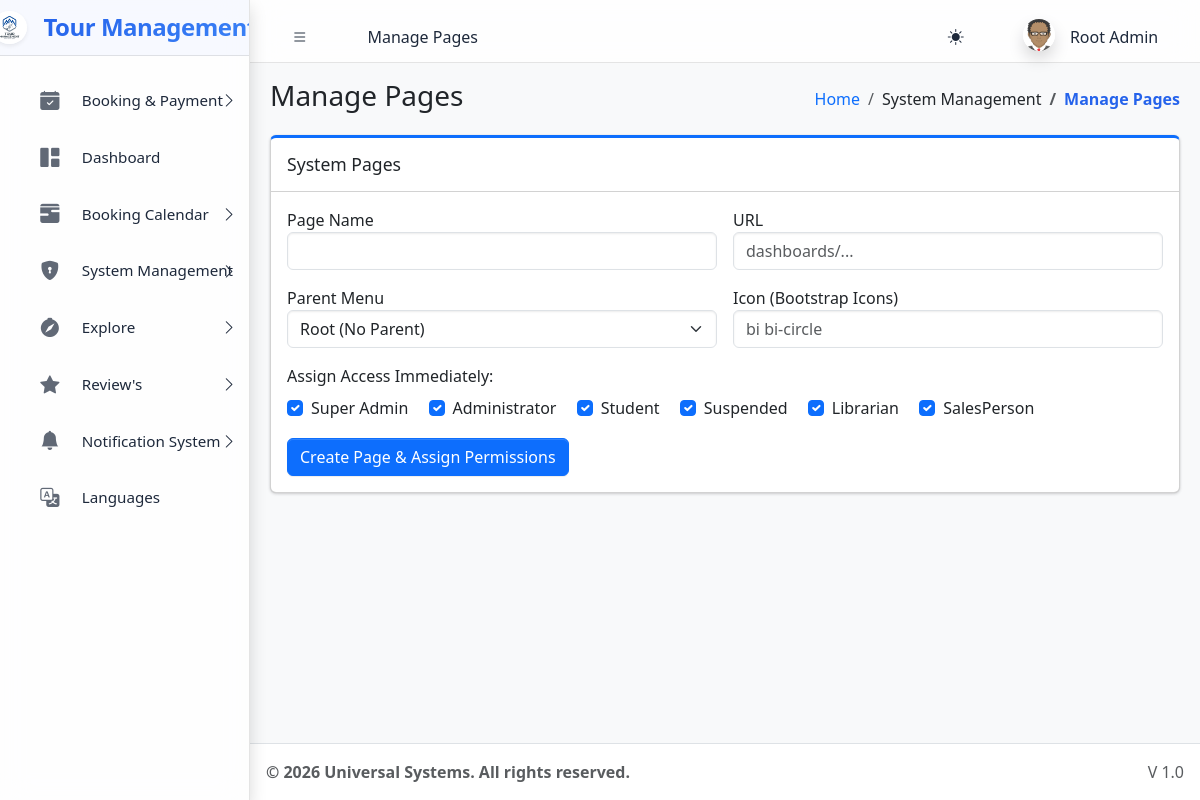
The app's page /dashboards/super_admin/manage_pages.php (signed in) with its own data.
### tables this page shows
CREATE TABLE `sys_pages` (
  `id` int(11) NOT NULL,
  `parent_id` int(11) DEFAULT 0,
  `page_name` varchar(100) NOT NULL,
  `page_url` varchar(255) DEFAULT '#',
  `icon_class` varchar(50) DEFAULT 'bi bi-circle',
  `sort_order` int(11) DEFAULT 0
);

CREATE TABLE `sys_roles` (
  `id` int(11) NOT NULL,
  `role_name` varchar(50) NOT NULL,
  `role_key` varchar(50) NOT NULL,
  `is_system_role` tinyint(1) DEFAULT 0 COMMENT '1=Cannot Delete'
);

### dashboards/super_admin/manage_pages.php (the view, shortened to what this page needs)
<?php
require_once '../../includes/header.php';
?>
<div class="card card-primary card-outline">
    <div class="card-header"><h3 class="card-title">System Pages</h3></div>
    <div class="card-body">
        <form method="POST" class="row g-3">
            <div class="col-md-6">
                <label>Page Name</label>
                <input type="text" name="page_name" class="form-control" required>
            </div>
            <div class="col-md-6">
                <label>URL</label>
                <input type="text" name="page_url" class="form-control" placeholder="dashboards/..." required>
            </div>
            <div class="col-md-6">
                <label>Parent Menu</label>
                <select name="parent_id" class="form-select">
                    <option value="0">Root (No Parent)</option>
                </select>
            </div>
            <div class="col-md-6">
                <label>Icon (Bootstrap Icons)</label>
                <input type="text" name="icon_class" class="form-control" placeholder="bi bi-circle">
            </div>
            <div class="col-12">
                <label class="form-label d-block">Assign Access Immediately:</label>
                <?php
                $roles = $pdo->query("SELECT * FROM sys_roles")->fetchAll();
                foreach($roles as $r):
                ?>
                <div class="form-check form-check-inline">
                    <input class="form-check-input" type="checkbox" name="roles[]" value="<?= $r['role_key'] ?>" checked>
                    <label class="form-check-label"><?= $r['role_name'] ?></label>
                </div>
                <?php endforeach; ?>
            </div>
            <div class="col-12">
                <button type="submit" class="btn btn-primary">Create Page & Assign Permissions</button>
            </div>
        </form>
    </div>
</div>
<?php require_once '../../includes/footer.php'; ?>

### includes/header.php (shortened to what this page needs)
<?php
require_once __DIR__ . '/../core/session.php';
$base_path = parse_url(BASE_URL, PHP_URL_PATH);
$current_url = substr($_SERVER['SCRIPT_NAME'], strlen($base_path));
$pageStmt = $pdo->prepare("SELECT * FROM sys_pages WHERE page_url LIKE ? LIMIT 1");
$pageStmt->execute(["%$current_url%"]);
$currentPageData = $pageStmt->fetch();
$pageTitle = $currentPageData['page_name'] ?? 'Dashboard';
$pageId = $currentPageData['id'] ?? 0;
$breadcrumbs = [];
if ($currentPageData) {
    $crumbId = $currentPageData['id'];
    while($crumbId != 0) {
        $crumbStmt = $pdo->prepare("SELECT id, parent_id, page_name, page_url FROM sys_pages WHERE id = ?");
        $crumbStmt->execute([$crumbId]);
        $crumb = $crumbStmt->fetch();
        array_unshift($breadcrumbs, $crumb);
        $crumbId = $crumb['parent_id'];
    }
}
?>
<!DOCTYPE html>
<html lang="en"> <head>
    <link rel="stylesheet" href="<?= BASE_URL ?>assets/css/bootstrap.min.css" />
    <link rel="stylesheet" href="<?= BASE_URL ?>assets/css/bootstrap-icons.css" />
    <link rel="stylesheet" href="<?= BASE_URL ?>assets/css/adminlte.min.css" />
</head>
<body class="layout-fixed sidebar-expand-lg bg-body-tertiary">
<div class="app-wrapper">
    <nav class="app-header navbar navbar-expand bg-body">
        <div class="container-fluid">
            <ul class="navbar-nav">
                <li class="nav-item"> <a class="nav-link" data-lte-toggle="sidebar" href="#" role="button"><i class="bi bi-list"></i></a> </li>
                <li class="nav-item d-none d-md-block"> <a href="#" class="nav-link"><?= $pageTitle ?></a> </li>
            </ul>
            <ul class="navbar-nav ms-auto">
                 <li class="nav-item">
                    <button class="btn btn-link nav-link" id="theme-toggle" type="button">
                        <i class="bi bi-sun-fill" id="theme-icon"></i>
                    </button>
                </li>
                <li class="nav-item dropdown user-menu">
                    <a href="#" class="nav-link dropdown-toggle" data-bs-toggle="dropdown">
                        <img src="<?= !empty($_SESSION['avatar']) ? $_SESSION['avatar'] : BASE_URL.'assets/img/avatar.png' ?>" class="user-image rounded-circle shadow" alt="User Image">
                        <span class="d-none d-md-inline ms-1"><?= htmlspecialchars($_SESSION['name']) ?></span>
                    </a>
                </li>
            </ul>
        </div>
    </nav>
    <?php include 'sidebar.php'; ?>
    <main class="app-main">
        <div class="app-content-header">
            <div class="container-fluid">
                <div class="row">
                    <div class="col-sm-6"><h3 class="mb-0"><?= $pageTitle ?></h3></div>
                    <div class="col-sm-6">
                        <ol class="breadcrumb float-sm-end">
                            <li class="breadcrumb-item"><a href="<?= BASE_URL ?>">Home</a></li>
                            <?php foreach($breadcrumbs as $b): ?>
                                <li class="breadcrumb-item <?= ($b['id'] == $pageId) ? 'active' : '' ?>">
                                    <?= htmlspecialchars($b['page_name']) ?>
                                </li>
                            <?php endforeach; ?>
                        </ol>
                    </div>
                </div>
            </div>
        </div>
        <div class="app-content">
            <div class="container-fluid">

### includes/sidebar.php (shortened to what this page needs)
<aside class="app-sidebar shadow">
    <div class="sidebar-brand">
        <a href="<?= BASE_URL ?>index.php" class="brand-link d-flex align-items-center">
            <img src="<?= BASE_URL ?>assets/img/logo.png" alt="Logo" class="brand-image shadow-sm rounded-circle me-2" style="width: 35px; height: 35px; object-fit: cover;">
            <span class="brand-text h4 mb-0 fw-bold">Tour Management</span>
        </a>
    </div>
    <div class="sidebar-wrapper">
        <nav class="mt-2">
            <ul class="nav sidebar-menu flex-column" data-lte-toggle="treeview" role="menu" data-accordion="false">
                <?php
                function buildMenu($pdo, $parentId = 0, $userRole, $currentUrl)
                {
                    $sql = "
                        SELECT p.* FROM sys_pages p
                        JOIN role_access ra ON p.id = ra.page_id
                        WHERE p.parent_id = ? AND ra.role_key = ?
                        ORDER BY p.sort_order ASC
                    ";
                    $stmt = $pdo->prepare($sql);
                    $stmt->execute([$parentId, $userRole]);
                    $items = $stmt->fetchAll();
                    foreach ($items as $item) {
                        $childStmt = $pdo->prepare("SELECT COUNT(*) FROM sys_pages WHERE parent_id = ?");
                        $childStmt->execute([$item['id']]);
                        $hasChildren = $childStmt->fetchColumn() > 0;
                        $isActive = (strpos($currentUrl, $item['page_url']) !== false && $item['page_url'] !== '#');
                        $menuOpen = $isActive ? 'menu-open' : '';
                        $activeClass = $isActive ? 'active' : '';
                        echo '<li class="nav-item ' . $menuOpen . '">';
                        echo '<a href="' . ($hasChildren ? '#' : BASE_URL . $item['page_url']) . '" class="nav-link ' . $activeClass . '">';
                        echo '<i class="nav-icon ' . $item['icon_class'] . '"></i>';
                        echo '<p>' . htmlspecialchars($item['page_name']);
                        if ($hasChildren) {
                            echo '<i class="nav-arrow bi bi-chevron-right"></i>';
                        }
                        echo '</p></a>';
                        if ($hasChildren) {
                            buildMenu($pdo, $item['id'], $userRole, $currentUrl);
                        }
                        echo '</li>';
                    }
                }
                $base_path = parse_url(BASE_URL, PHP_URL_PATH);
                $cur = substr($_SERVER['SCRIPT_NAME'], strlen($base_path));
                buildMenu($pdo, 0, $_SESSION['role'], $cur);
                ?>
            </ul>
        </nav>
    </div>
</aside>

### includes/header.php (style rules this page uses)
:root { --app-primary-blue: #2563eb; --app-primary-blue-rgb: 37, 99, 235; --app-accent-blue: #3b82f6; --app-sidebar-width: 280px; --app-glass-blur: blur(15px) saturate(180%); }
[data-bs-theme="light"] { --app-sidebar-bg: rgba(255, 255, 255, 0.8); --app-sidebar-text: #1e293b; --app-sidebar-text-rgb: 30, 41, 59; --app-sidebar-border: rgba(0, 0, 0, 0.1); --app-nav-active-bg: rgba(37, 99, 235, 0.1); --app-nav-hover-bg: rgba(0, 0, 0, 0.05); --app-header-bg: rgba(255, 255, 255, 0.8); }
.user-image { width: 30px; height: 30px; object-fit: cover; }
.app-header { background: var(--app-header-bg) !important; backdrop-filter: var(--app-glass-blur); -webkit-backdrop-filter: var(--app-glass-blur); border-bottom: 1px solid var(--app-sidebar-border) !important; }
.breadcrumb-item.active { color: var(--app-primary-blue); font-weight: 600; }
body { transition: background-color 0.3s ease, color 0.3s ease; }
body { top: 0px !important; }

### includes/sidebar.php (style rules this page uses)
.app-sidebar { background: var(--app-sidebar-bg) !important; backdrop-filter: var(--app-glass-blur); -webkit-backdrop-filter: var(--app-glass-blur); border-right: 1px solid var(--app-sidebar-border) !important; transition: all 0.4s cubic-bezier(0.4, 0, 0.2, 1); color: var(--app-sidebar-text) !important; }
.sidebar-brand { background: rgba(var(--app-primary-blue-rgb), 0.03) !important; border-bottom: 1px solid var(--app-sidebar-border) !important; padding: 1.5rem 1rem !important; }
.brand-text { font-weight: 700 !important; letter-spacing: -0.5px; background: linear-gradient(135deg, var(--app-primary-blue) 0%, var(--app-accent-blue) 100%); -webkit-background-clip: text; -webkit-text-fill-color: transparent; }
.nav-link { border-radius: 12px !important; margin: 0.2rem 0.8rem !important; padding: 0.8rem 1rem !important; transition: all 0.3s ease !important; border: 1px solid transparent !important; color: var(--app-sidebar-text) !important; }
.nav-icon { font-size: 1.2rem !important; margin-right: 12px !important; transition: transform 0.3s ease; color: var(--app-sidebar-text); opacity: 0.7; }
.sidebar-menu p { font-weight: 500; font-size: 0.95rem; }

### records on screen
sys_pages: page_name "Manage Pages"
sys_pages: page_name "Booking & Payment"
sys_pages: page_name "Dashboard"
sys_pages: page_name "Booking Calendar"
sys_pages: page_name "System Management"
sys_pages: page_name "Explore"
sys_pages: page_name "Review's"
sys_pages: page_name "Notification System"
sys_pages: page_name "Languages"
sys_roles: role_name "Super Admin"
sys_roles: role_name "Administrator"
sys_roles: role_name "Student"
sys_roles: role_name "Suspended"
sys_roles: role_name "Librarian"
sys_roles: role_name "SalesPerson"

### other values on screen
$_SESSION['name'] "Root Admin"
$settings['footer_text'] "© 2026 Universal Systems. All rights reserved."
